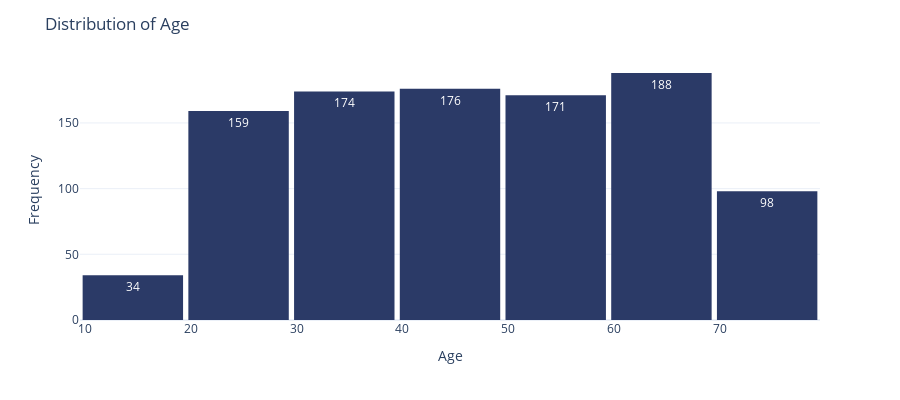

Notebook code cell kept with this figure:
### Code cell
# Distribution of the Age Column

fig = px.histogram(clairborne_df, 
                   x='Age', 
                   nbins=7, 
                   color_discrete_sequence=['#2B3A67'],
                   text_auto=True
                   )

fig.update_layout(
    title='Distribution of Age',
    xaxis_title='Age',
    yaxis_title='Frequency',
    bargap=0.05,  
    template='plotly_white', 
    width=900,  
    height=400,
)

fig.show()

### Figure 1 — Plotly figure (JSON) as saved in the notebook; plotly's stock layout.template omitted (floating-point values rounded to 4 significant figures; data arrays with more than 128 entries replaced by an {"elided": "..."} marker saying what was removed)
{"data": [{"bingroup": "x", "hovertemplate": "Age=%{x}<br>count=%{y}<extra></extra>", "legendgroup": "", "marker": {"color": "#2B3A67", "pattern": {"shape": ""}}, "name": "", "nbinsx": 7, "orientation": "v", "showlegend": false, "texttemplate": "%{value}", "type": "histogram", "x": {"elided": "1000 int values"}, "xaxis": "x", "yaxis": "y"}], "layout": {"bargap": 0.05, "barmode": "relative", "height": 400, "legend": {"tracegroupgap": 0}, "margin": {"t": 60}, "title": {"text": "Distribution of Age"}, "width": 900, "xaxis": {"anchor": "y", "domain": [0, 1], "title": {"text": "Age"}}, "yaxis": {"anchor": "x", "domain": [0, 1], "title": {"text": "Frequency"}}}}
